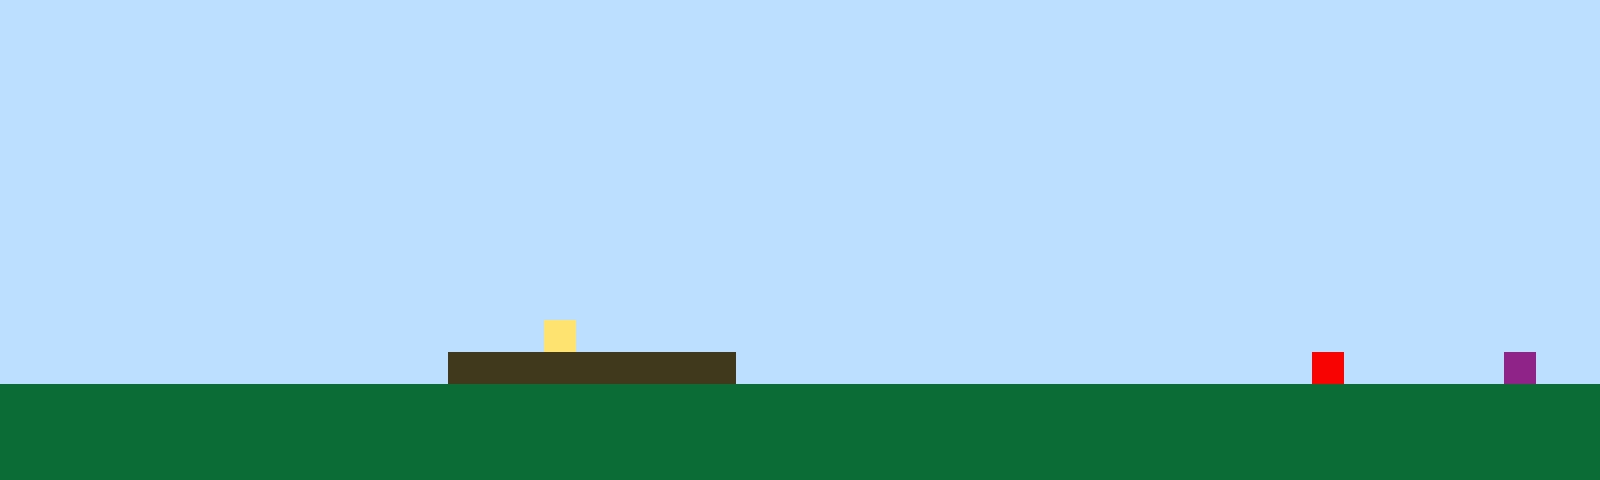

The image is a tile-based game level rendered from a .tmx file. Its description and complete source (layers, tilesets, objects, tile grids) follow:
An orthogonal 50x15 tile map with 32x32 px tiles, 1 tile layer (Tile Layer 1).

<map version="1.10" tiledversion="1.11.2" orientation="orthogonal" renderorder="right-up" width="50" height="15" tilewidth="32" tileheight="32" infinite="0" nextlayerid="2" nextobjectid="1"><editorsettings><export target="map1.csv" format="csv" /></editorsettings><tileset firstgid="1" name="sprites" tilewidth="32" tileheight="32" tilecount="6" columns="3"><image source="sprites.png" width="96" height="64" /></tileset><layer id="1" name="Tile Layer 1" width="50" height="15"><data encoding="csv">1,1,1,1,1,1,1,1,1,1,1,1,1,1,1,1,1,1,1,1,1,1,1,1,1,1,1,1,1,1,1,1,1,1,1,1,1,1,1,1,1,1,1,1,1,1,1,1,1,1,1,1,1,1,1,1,1,1,1,1,1,1,1,1,1,1,1,1,1,1,1,1,1,1,1,1,1,1,1,1,1,1,1,1,1,1,1,1,1,1,1,1,1,1,1,1,1,1,1,1,1,1,1,1,1,1,1,1,1,1,1,1,1,1,1,1,1,1,1,1,1,1,1,1,1,1,1,1,1,1,1,1,1,1,1,1,1,1,1,1,1,1,1,1,1,1,1,1,1,1,1,1,1,1,1,1,1,1,1,1,1,1,1,1,1,1,1,1,1,1,1,1,1,1,1,1,1,1,1,1,1,1,1,1,1,1,1,1,1,1,1,1,1,1,1,1,1,1,1,1,1,1,1,1,1,1,1,1,1,1,1,1,1,1,1,1,1,1,1,1,1,1,1,1,1,1,1,1,1,1,1,1,1,1,1,1,1,1,1,1,1,1,1,1,1,1,1,1,1,1,1,1,1,1,1,1,1,1,1,1,1,1,1,1,1,1,1,1,1,1,1,1,1,1,1,1,1,1,1,1,1,1,1,1,1,1,1,1,1,1,1,1,1,1,1,1,1,1,1,1,1,1,1,1,1,1,1,1,1,1,1,1,1,1,1,1,1,1,1,1,1,1,1,1,1,1,1,1,1,1,1,1,1,1,1,1,1,1,1,1,1,1,1,1,1,1,1,1,1,1,1,1,1,1,1,1,1,1,1,1,1,1,1,1,1,1,1,1,1,1,1,1,1,1,1,1,1,1,1,1,1,1,1,1,1,1,1,1,1,1,1,1,1,1,1,1,1,1,1,1,1,1,1,1,1,1,1,1,1,1,1,1,1,1,1,1,1,1,1,1,1,1,1,1,1,1,1,1,1,1,1,1,1,1,1,1,1,1,1,1,1,1,1,1,1,1,1,1,1,1,1,1,1,1,1,1,1,1,1,1,1,1,1,1,1,1,1,1,1,1,1,1,1,1,1,1,1,1,1,1,1,1,1,1,1,1,1,1,1,1,1,1,1,1,1,1,1,1,1,1,1,1,1,1,1,1,1,1,1,1,1,1,1,1,1,1,1,4,1,1,1,1,1,1,1,1,1,1,1,1,1,1,1,1,1,1,1,1,1,1,1,1,1,1,1,1,1,1,1,1,1,1,1,1,1,1,1,1,1,1,1,1,1,1,3,3,3,3,3,3,3,3,3,1,1,1,1,1,1,1,1,1,1,1,1,1,1,1,1,1,1,5,1,1,1,1,1,6,1,1,2,2,2,2,2,2,2,2,2,2,2,2,2,2,2,2,2,2,2,2,2,2,2,2,2,2,2,2,2,2,2,2,2,2,2,2,2,2,2,2,2,2,2,2,2,2,2,2,2,2,2,2,2,2,2,2,2,2,2,2,2,2,2,2,2,2,2,2,2,2,2,2,2,2,2,2,2,2,2,2,2,2,2,2,2,2,2,2,2,2,2,2,2,2,2,2,2,2,2,2,2,2,2,2,2,2,2,2,2,2,2,2,2,2,2,2,2,2,2,2,2,2,2,2,2,2,2,2,2,2,2,2,2,2,2,2,2,2,2,2,2,2,2,2,2,2,2,2,2,2</data></layer></map>
